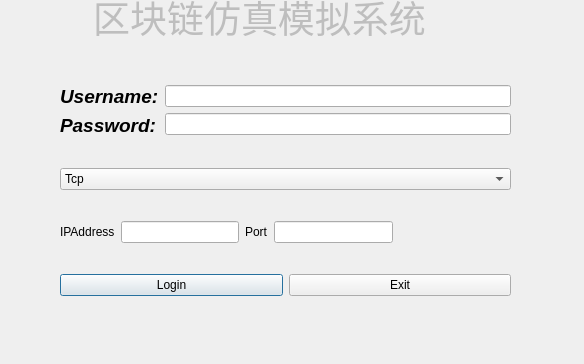
<?xml version="1.0" encoding="UTF-8"?>
<ui version="4.0">
 <class>LoginDialog</class>
 <widget class="QDialog" name="LoginDialog">
  <property name="windowModality">
   <enum>Qt::NonModal</enum>
  </property>
  <property name="enabled">
   <bool>true</bool>
  </property>
  <property name="geometry">
   <rect>
    <x>0</x>
    <y>0</y>
    <width>584</width>
    <height>364</height>
   </rect>
  </property>
  <property name="sizePolicy">
   <sizepolicy hsizetype="Preferred" vsizetype="Preferred">
    <horstretch>0</horstretch>
    <verstretch>0</verstretch>
   </sizepolicy>
  </property>
  <property name="focusPolicy">
   <enum>Qt::NoFocus</enum>
  </property>
  <property name="contextMenuPolicy">
   <enum>Qt::DefaultContextMenu</enum>
  </property>
  <property name="windowTitle">
   <string>Login</string>
  </property>
  <widget class="QLineEdit" name="lineEdit">
   <property name="enabled">
    <bool>false</bool>
   </property>
   <property name="geometry">
    <rect>
     <x>50</x>
     <y>0</y>
     <width>451</width>
     <height>51</height>
    </rect>
   </property>
   <property name="sizePolicy">
    <sizepolicy hsizetype="Minimum" vsizetype="Fixed">
     <horstretch>0</horstretch>
     <verstretch>0</verstretch>
    </sizepolicy>
   </property>
   <property name="font">
    <font>
     <pointsize>28</pointsize>
     <italic>false</italic>
     <underline>false</underline>
     <strikeout>false</strikeout>
     <fontweight>Black</fontweight>
    </font>
   </property>
   <property name="text">
    <string>    区块链仿真模拟系统</string>
   </property>
   <property name="frame">
    <bool>false</bool>
   </property>
   <property name="dragEnabled">
    <bool>false</bool>
   </property>
   <property name="readOnly">
    <bool>true</bool>
   </property>
  </widget>
  <widget class="QWidget" name="">
   <property name="geometry">
    <rect>
     <x>60</x>
     <y>60</y>
     <width>451</width>
     <height>261</height>
    </rect>
   </property>
   <layout class="QVBoxLayout" name="verticalLayout_3">
    <item>
     <layout class="QHBoxLayout" name="horizontalLayout">
      <item>
       <layout class="QVBoxLayout" name="verticalLayout_2">
        <item>
         <widget class="QLabel" name="label">
          <property name="font">
           <font>
            <pointsize>14</pointsize>
            <italic>true</italic>
            <bold>true</bold>
           </font>
          </property>
          <property name="text">
           <string>Username:</string>
          </property>
         </widget>
        </item>
        <item>
         <widget class="QLabel" name="label_2">
          <property name="font">
           <font>
            <pointsize>14</pointsize>
            <italic>true</italic>
            <bold>true</bold>
           </font>
          </property>
          <property name="text">
           <string>Password:</string>
          </property>
         </widget>
        </item>
       </layout>
      </item>
      <item>
       <layout class="QVBoxLayout" name="verticalLayout">
        <item>
         <widget class="QLineEdit" name="edit_username">
          <property name="echoMode">
           <enum>QLineEdit::Normal</enum>
          </property>
         </widget>
        </item>
        <item>
         <widget class="QLineEdit" name="edit_password">
          <property name="echoMode">
           <enum>QLineEdit::Password</enum>
          </property>
         </widget>
        </item>
       </layout>
      </item>
     </layout>
    </item>
    <item>
     <widget class="QComboBox" name="btn_protocol">
      <item>
       <property name="text">
        <string>Tcp</string>
       </property>
      </item>
      <item>
       <property name="text">
        <string>Udp</string>
       </property>
      </item>
     </widget>
    </item>
    <item>
     <layout class="QHBoxLayout" name="horizontalLayout_3">
      <item>
       <widget class="QLabel" name="label_3">
        <property name="text">
         <string>IPAddress</string>
        </property>
       </widget>
      </item>
      <item>
       <widget class="QLineEdit" name="edit_IPAdress"/>
      </item>
      <item>
       <widget class="QLabel" name="label_4">
        <property name="text">
         <string>Port</string>
        </property>
       </widget>
      </item>
      <item>
       <widget class="QLineEdit" name="edit_Port"/>
      </item>
      <item>
       <spacer name="horizontalSpacer">
        <property name="orientation">
         <enum>Qt::Horizontal</enum>
        </property>
        <property name="sizeHint" stdset="0">
         <size>
          <width>40</width>
          <height>20</height>
         </size>
        </property>
       </spacer>
      </item>
     </layout>
    </item>
    <item>
     <layout class="QHBoxLayout" name="horizontalLayout_2">
      <item>
       <widget class="QPushButton" name="btn_login">
        <property name="text">
         <string>Login</string>
        </property>
       </widget>
      </item>
      <item>
       <widget class="QPushButton" name="btn_exit">
        <property name="text">
         <string>Exit</string>
        </property>
       </widget>
      </item>
     </layout>
    </item>
   </layout>
  </widget>
 </widget>
 <resources/>
 <connections/>
</ui>
